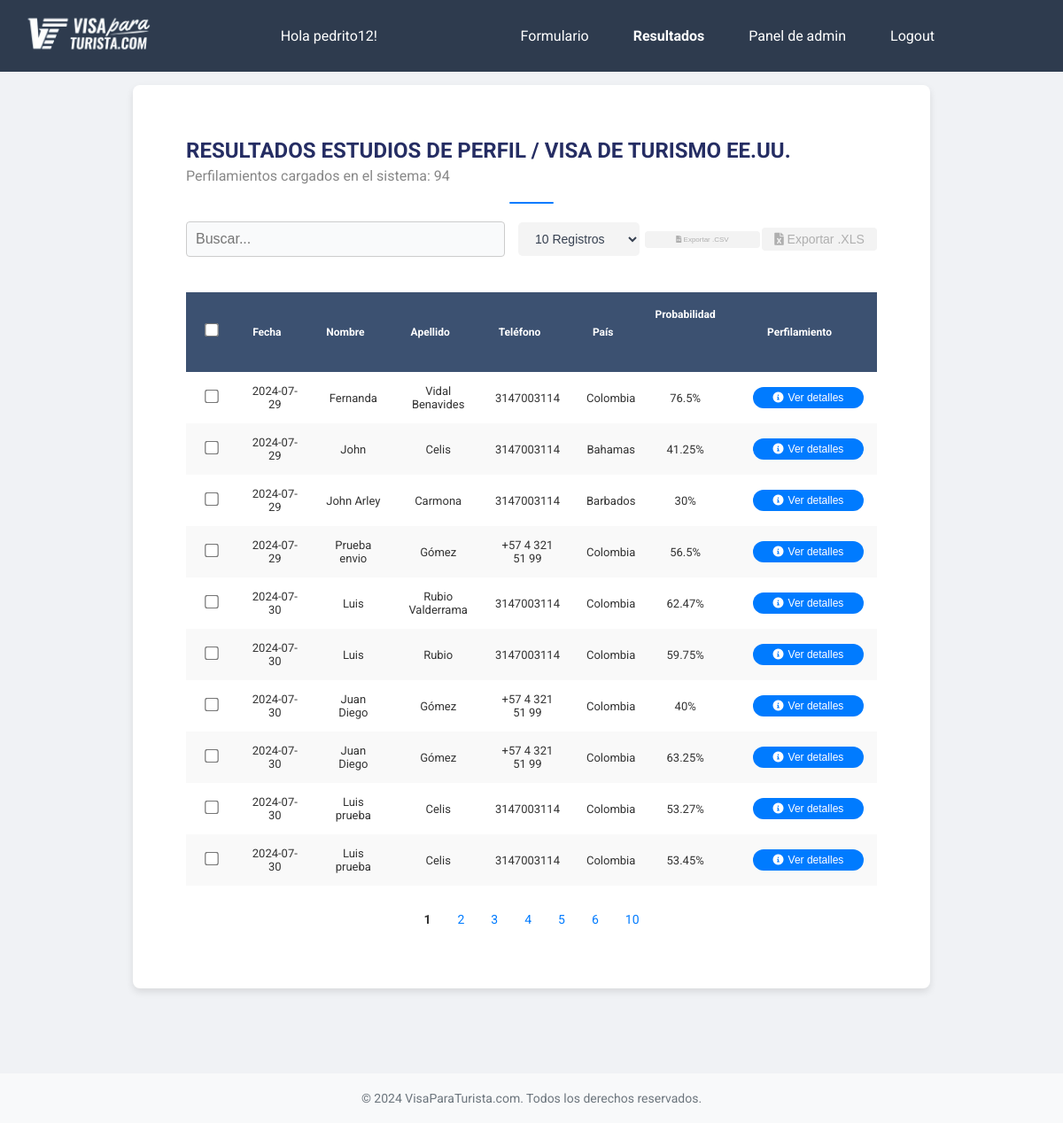
The app's page /results (signed in), older data.
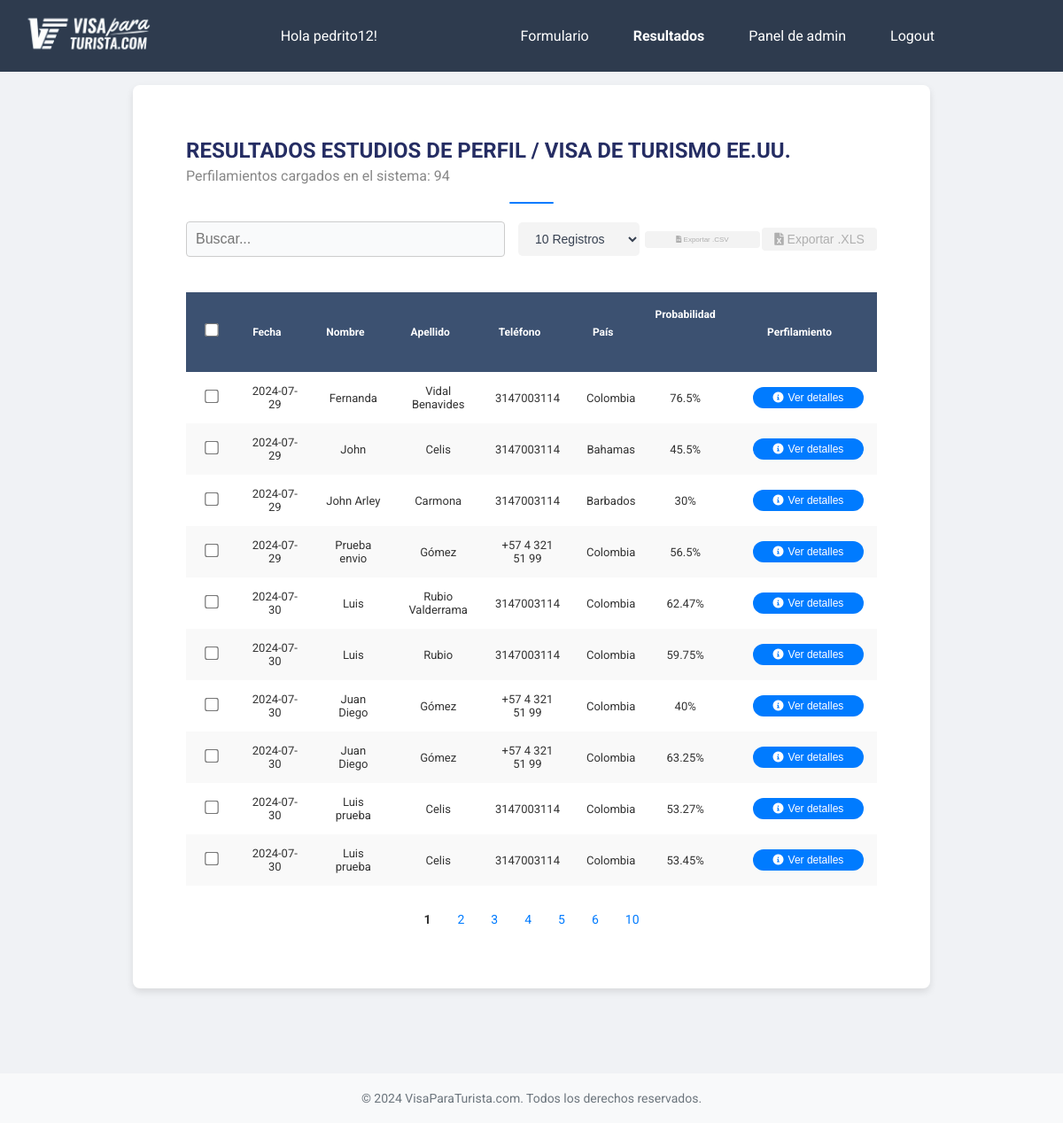
The same page, newer data.
### models.py (models this page shows, shortened)
class User(UserMixin, db.Model):
    id = db.Column(db.Integer, primary_key=True)
    username = db.Column(db.String(100), unique=True, nullable=False)
    name = db.Column(db.String(100), nullable=False)
    email = db.Column(db.String(100), nullable=False, unique=True)
    telefono = db.Column(db.Integer, nullable=False)
    password_hash = db.Column(db.String(130), nullable=False)
    roles = db.relationship("Roles", secondary="user_roles", back_populates="users")
    @hybrid_property
    def password(self):
        raise AttributeError('password is not a readable attribute')

class FormResult(db.Model):
  id = db.Column(db.Integer, primary_key=True)
  fecha = db.Column(db.String(50), nullable=False)
  nombre = db.Column(db.String(100), nullable=False)
  apellidos = db.Column(db.String(100), nullable=False)
  email = db.Column(db.String(100), nullable=False)
  telefono = db.Column(db.String(50), nullable=False)
  pais_residencia = db.Column(db.String(100), nullable=False)
  edad = db.Column(db.Integer, nullable=False)
  estado_civil = db.Column(db.String(50), nullable=False)
  hijos = db.Column(db.String(50), nullable=False)
  vivienda = db.Column(db.String(100), nullable=False)
  profesion = db.Column(db.String(100), nullable=False)
  nivel_educacion = db.Column(db.String(100), nullable=False)
  tiempo_empleo = db.Column(db.String(100), nullable=False)
  propietario = db.Column(db.String(50), nullable=False)
  ingresos = db.Column(db.Integer, nullable=False)
  impuestos = db.Column(db.String(50), nullable=False)
  propiedades = db.Column(db.String(100), nullable=False)
  viajes = db.Column(db.String(100), nullable=False)
  familiares_eeuu = db.Column(db.String(100), nullable=False)
  familiares_visa = db.Column(db.String(100), nullable=False)
  visa_negada = db.Column(db.String(100), nullable=False)
  antecedentes = db.Column(db.String(100), nullable=False)
  enfermedades = db.Column(db.String(100), nullable=False)
  visa_otra = db.Column(db.String(100), nullable=False)
  problemas_migratorios = db.Column(db.String(100), nullable=False)
  nacionalidad = db.Column(db.String(100), nullable=False)
  calificacion = db.Column(db.Integer, nullable=False)
  calificacion_pais_residencia_ChatGPT = db.Column(db.Text, nullable=True)
  calificacion_edad_ChatGPT = db.Column(db.Text, nullable=True)
  calificacion_estado_civil_ChatGPT = db.Column(db.Text, nullable=True)
  calificacion_hijos_ChatGPT = db.Column(db.Text, nullable=True)
  calificacion_vivienda_ChatGPT = db.Column(db.Text, nullable=True)
  calificacion_profesion_ChatGPT = db.Column(db.Text, nullable=True)
  calificacion_nivel_educacion_ChatGPT = db.Column(db.Text, nullable=True)
  calificacion_tiempo_empleo_ChatGPT = db.Column(db.Text, nullable=True)
  calificacion_propietario_ChatGPT = db.Column(db.Text, nullable=True)
  calificacion_ingresos_ChatGPT = db.Column(db.Text, nullable=True)
  calificacion_impuestos_ChatGPT = db.Column(db.Text, nullable=True)
  calificacion_propiedades_ChatGPT = db.Column(db.Text, nullable=True)
  calificacion_viajes_ChatGPT = db.Column(db.Text, nullable=True)
  calificacion_familiares_eeuu_ChatGPT = db.Column(db.Text, nullable=True)
  calificacion_familiares_visa_ChatGPT = db.Column(db.Text, nullable=True)
  calificacion_visa_negada_ChatGPT = db.Column(db.Text, nullable=True)
  calificacion_antecedentes_ChatGPT = db.Column(db.Text, nullable=True)
  calificacion_enfermedades_ChatGPT = db.Column(db.Text, nullable=True)
  calificacion_visa_otra_ChatGPT = db.Column(db.Text, nullable=True)
  calificacion_problemas_migratorios_ChatGPT = db.Column(db.Text, nullable=True)
  calificacion_nacionalidad_ChatGPT = db.Column(db.Text, nullable=True)
  calificacion_criterios_confidenciales_ChatGPT = db.Column(db.Text, nullable=True)
  probabilidad = db.Column(db.Integer, nullable=False)
  sugerencia_1_ChatGPT = db.Column(db.Text, nullable=True)
  sugerencia_2_ChatGPT = db.Column(db.Text, nullable=True)
  sugerencia_3_ChatGPT = db.Column(db.Text, nullable=True)
  calificacion_categoria_informacion_demografica_familiar_ChatGPT = db.Column(db.Text, nullable=True)
  calificacion_categoria_educacion_empleo_ChatGPT = db.Column(db.Text, nullable=True)
  calificacion_categoria_propiedades_activos_ChatGPT = db.Column(db.Text, nullable=True)
  calificacion_categoria_antecedentes_experiencia_viaje_ChatGPT = db.Column(db.Text, nullable=True)
  calificacion_categoria_criterios_confidenciales_ChatGPT = db.Column(db.Text, nullable=True)
  notas = db.Column(db.Text, nullable=True)
  pdf_path = db.Column(db.String(200), nullable=False)

### app.py (the view)
@admin_permission.require(http_exception=403)
@user_permission.require(http_exception=403)
@app.route('/results')
@login_required
def results():
    results = FormResult.query.all()
    return render_template('results.html', results=results)

### app.py (called while the page is built)
@login_manager.user_loader
def load_user(id):
    return User.query.get(int(id))

### templates/results.html (shortened to what this page needs)
<!DOCTYPE html>
<html lang="es">
  <head>
    <link
      rel="stylesheet"
      href="{{ url_for('static', filename='estilos.css') }}"
    />
    <link
      rel="stylesheet"
      href="https://cdnjs.cloudflare.com/ajax/libs/font-awesome/6.0.0-beta3/css/all.min.css"
    />
  </head>
  <body>
    {% include 'base.html' %}
    {% block content %}
    <div class="container">
      <div class="header">
        <h1>RESULTADOS ESTUDIOS DE PERFIL / VISA DE TURISMO EE.UU.</h1>
        <div class="results-info">
          Perfilamientos cargados en el sistema: {{ results|length }}
        </div>
        <div class="separator"></div>
      </div>
      <div class="actions">
        <input
          type="text"
          id="search-input"
          class="search-input"
          placeholder="Buscar..."
        />
        <select id="recordsPerPage" class="btn">
          <option value="10">10 Registros</option>
        </select>
        <button
          class="btn export-button disabled"
          onclick="exportTableToCSV('results.csv')"
          disabled
        >
          <i class="fas fa-file-csv"></i> Exportar .CSV
        </button>
        <button
          class="btn export-button xls disabled"
          onclick="exportTableToXLS('results.xls')"
          disabled
        >
          <i class="fas fa-file-excel"></i> Exportar .XLS
        </button>
      </div>
      <div class="table-container">
        <table id="results-table" class="fixed-table">
          <thead>
            <tr>
              <th class="col-checkbox">
                <input type="checkbox" id="select-all" />
              </th>
              <th class="col-fecha sortable" onclick="sortTable(1)">
                Fecha
              </th>
              <th class="col-nombre sortable" onclick="sortTable(2)">
                Nombre
              </th>
              <th class="col-apellido sortable" onclick="sortTable(3)">
                Apellido
              </th>
              <th class="col-telefono sortable" onclick="sortTable(4)">
                Teléfono
              </th>
              <th class="col-pais sortable" onclick="sortTable(5)">
                País
              </th>
              <th class="col-probabilidad sortable" onclick="sortTable(6)">
                Probabilidad
              </th>
              <th class="col-reporte">Perfilamiento</th>
            </tr>
          </thead>
          <tbody>
            {% for result in results %}
            <tr
              data-href="{{ url_for('detail', id=result.id) }}"
              class="clickable-row"
            >
              <td class="col-checkbox">
                <input type="checkbox" class="row-checkbox" />
              </td>
              <td class="col-fecha">{{ result.fecha }}</td>
              <td class="col-nombre">{{ result.nombre }}</td>
              <td class="col-apellido">{{ result.apellidos }}</td>
              <td class="col-telefono">{{ result.telefono }}</td>
              <td class="col-pais">{{ result.pais_residencia }}</td>
              <td class="col-probabilidad">{{ result.probabilidad }}%</td>
              <td class="col-reporte">
                <button
                  class="download-button rounded-icon"
                  onclick="window.location.href='{{ url_for('download', filename=result.pdf_path.split('/')[-1]) }}'"
                >
                  <i class="fa-solid fa-circle-info" style="color: #ffffff"></i>
                  Ver detalles
                </button>
              </td>
            </tr>
            {% endfor %}
          </tbody>
        </table>
      </div>
      <div class="pagination" id="pagination-container">
      </div>
    </div>
    <footer class="footer-simple">
      <div class="footer-content">
        &copy; 2024 VisaParaTurista.com. Todos los derechos reservados.
      </div>
    </footer>
    {% endblock %}
  </body>
</html>

### templates/base.html (shortened to what this page needs)
<!DOCTYPE html>
<html lang="es">
  <head>
    <link
      rel="stylesheet"
      href="{{ url_for('static', filename='estilos.css') }}"
    />
    <link
      rel="stylesheet"
      href="https://cdnjs.cloudflare.com/ajax/libs/font-awesome/5.15.4/css/all.min.css"
    />
  </head>
  <body>
    <nav class="navbar">
      <div class="topbar">
        <a href="/">
          <img
            src="../static/images/navbar.png"
            alt="Logo visa par turistas"
            class="logo-topbar"
          />
        </a>
        Hola {{ current_user.username }}!
        <div class="topbar-menu menu-adjustable">
          {% if current_user.is_authenticated %}
          {% if current_user.roles[0].id == 1 %}
              <a href="/" class="{% if request.path == '/' %}active{% endif %}">Formulario</a>
              <a href="/results" class="{% if request.path == '/results' %}active{% endif %}">Resultados</a>
              <a href="/admin-dashboard" class="{% if request.path == '/admin-dashboard' %}active{% endif %}">Panel de admin</a>
          {% else %}
              <a href="/results" class="{% if request.path == '/results' %}active{% endif %}">Resultados</a>
              <a href="/user-dashboard" class="{% if request.path == '/user-dashboard' %}active{% endif %}">Panel de usuario</a>
          {% endif %}
          {% endif %}
          {% if current_user.is_authenticated %}
          <a
            href="{{ url_for('logout') }}"
            class="{% if request.path == url_for('logout') %}active{% endif %}"
            >Logout</a
          >
          {% else %}
          <a
            href="{{ url_for('login') }}"
            class="{% if request.path == url_for('login') %}active{% endif %}"
            >Login</a
          >
          {% endif %}
        </div>
      </div>
    </nav>
  </body>
</html>

### templates/results.html (style rules this page uses)
body { font-family: Arial, sans-serif; background-color: #f9f9f9; color: #333; margin: 0; padding: 0; }
.container { max-width: 1000px; margin: 100px auto 20px auto; background-color: #fff; padding: 20px; border-radius: 8px; box-shadow: 0 0 10px rgba(0, 0, 0, 0.1); }
.header { margin-bottom: 20px; }
.header h1 { font-size: 24px; margin: 0; text-transform: uppercase; text-align: left; }
.header .results-info { font-size: 16px; color: #888; text-align: left; margin-top: 5px; }
.separator { width: 100%; height: 2px; background-color: #ccc; margin: 20px 0; }
.actions { display: flex; align-items: center; margin-bottom: 20px; }
.actions .search-input { flex-grow: 1; padding: 10px; border: 1px solid #ccc; border-radius: 4px; margin-right: 2px; max-width: 60%; }
.actions select { background-color: #f4f4f4; width: auto; padding: 5px 10px; border: 1px solid #b0b0b0; border-radius: 4px; margin-right: 10px; max-width: 130px; }
.actions .export-button { background-color: #007bff; color: white; border: none; padding: 5px 10px; border-radius: 4px; cursor: pointer; font-size: 12px; margin-right: 10px; white-space: nowrap; transition: background-color 0.3s, box-shadow 0.3s; }
.actions .export-button.disabled { background-color: #f3f3f3; color: #afafaf; cursor: not-allowed; }
.actions .export-button.xls { background-color: #28a745; font-size: 12px; }
.actions .export-button.xls.disabled { background-color: #f3f3f3; color: #afafaf; cursor: not-allowed; }
table { width: 100%; border-collapse: collapse; margin-bottom: 20px; border: none; }
thead { background-color: #333; color: white; }
th, td { padding: 10px; border: none; text-align: center; vertical-align: middle; }
th input[type="checkbox"], td input[type="checkbox"] { margin: 0; }
tbody tr:nth-child(even) { background-color: #f9f9f9; }
.pagination { display: flex; justify-content: center; align-items: center; }
input[type="checkbox"] { transform: scale(1.2); margin-right: 10px; }
:root { --button-width: 115px; --button-margin: 5px 0; }
:root { --button-width: 125px; --button-margin-top-bottom: 5px; --button-margin-left: 20px; }
.download-button.rounded-icon { background-color: #007bff; color: white; border: none; padding: 6px 6px; border-radius: 12px; cursor: pointer; font-size: 12px; transition: background-color 0.3s, box-shadow 0.3s; display: flex; align-items: center; justify-content: center; width: var(--button-width); margin: var(--button-margin-top-bottom) 0 var(--button-margin-top-bottom) var(--button-margin-left); }
.download-button.rounded-icon i { margin-right: 7px; }
.table-container td { text-align: center; vertical-align: middle; }
th.sortable { cursor: pointer; }
th { text-align: center; }
.fixed-table th, .fixed-table td { --col-checkbox-width: 40px; --col-fecha-width: 90px; --col-nombre-width: 150px; --col-apellido-width: 150px; --col-email-width: 200px; --col-telefono-width: 150px; --col-pais-width: 100px; --col-probabilidad-width: 100px; --col-reporte-width: 150px; }
.fixed-table .col-checkbox { width: var(--col-checkbox-width); }
.fixed-table .col-nombre { width: var(--col-nombre-width); }
.fixed-table .col-apellido { width: var(--col-apellido-width); }
.fixed-table .col-telefono { width: var(--col-telefono-width); }
.fixed-table .col-pais { width: var(--col-pais-width); }
.fixed-table .col-probabilidad { width: var(--col-probabilidad-width); }
.fixed-table .col-reporte { width: var(--col-reporte-width); }
.footer-simple { background-color: #f0f0f0; color: #333; padding: 20px; text-align: center; width: 100%; }
.footer-simple .footer-content { max-width: 1000px; margin: 0 auto; font-size: 14px; }
.logo-topbar { width: 10rem; }

Row changes from the older to the newer data that the page shows:
changed FormResult "John": probabilidad "41.25" → "45.5"
